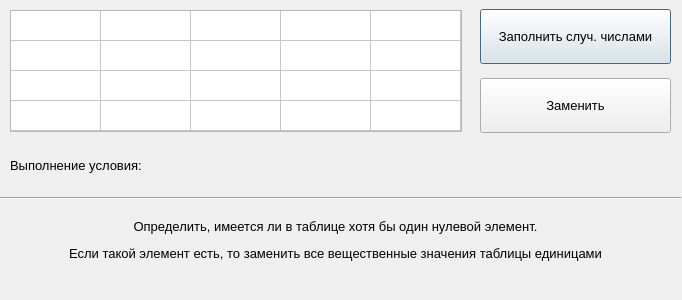
<?xml version="1.0" encoding="UTF-8"?>
<ui version="4.0">
 <class>Dialog</class>
 <widget class="QDialog" name="Dialog">
  <property name="geometry">
   <rect>
    <x>0</x>
    <y>0</y>
    <width>682</width>
    <height>300</height>
   </rect>
  </property>
  <property name="minimumSize">
   <size>
    <width>682</width>
    <height>300</height>
   </size>
  </property>
  <property name="maximumSize">
   <size>
    <width>682</width>
    <height>300</height>
   </size>
  </property>
  <property name="windowTitle">
   <string>Dialog</string>
  </property>
  <widget class="QTableWidget" name="tableWidget">
   <property name="enabled">
    <bool>true</bool>
   </property>
   <property name="geometry">
    <rect>
     <x>10</x>
     <y>10</y>
     <width>452</width>
     <height>122</height>
    </rect>
   </property>
   <property name="minimumSize">
    <size>
     <width>441</width>
     <height>0</height>
    </size>
   </property>
   <property name="maximumSize">
    <size>
     <width>455</width>
     <height>220</height>
    </size>
   </property>
   <property name="font">
    <font>
     <pointsize>10</pointsize>
    </font>
   </property>
   <property name="rowCount">
    <number>4</number>
   </property>
   <attribute name="horizontalHeaderVisible">
    <bool>false</bool>
   </attribute>
   <attribute name="horizontalHeaderCascadingSectionResizes">
    <bool>false</bool>
   </attribute>
   <attribute name="horizontalHeaderMinimumSectionSize">
    <number>55</number>
   </attribute>
   <attribute name="horizontalHeaderDefaultSectionSize">
    <number>90</number>
   </attribute>
   <attribute name="verticalHeaderVisible">
    <bool>false</bool>
   </attribute>
   <attribute name="verticalHeaderHighlightSections">
    <bool>false</bool>
   </attribute>
   <row>
    <property name="text">
     <string/>
    </property>
   </row>
   <row>
    <property name="text">
     <string/>
    </property>
   </row>
   <row>
    <property name="text">
     <string/>
    </property>
   </row>
   <row>
    <property name="text">
     <string/>
    </property>
   </row>
   <column>
    <property name="text">
     <string>C1</string>
    </property>
   </column>
   <column>
    <property name="text">
     <string>C2</string>
    </property>
   </column>
   <column>
    <property name="text">
     <string>C3</string>
    </property>
   </column>
   <column>
    <property name="text">
     <string>C4</string>
    </property>
   </column>
   <column>
    <property name="text">
     <string>C5</string>
    </property>
   </column>
  </widget>
  <widget class="QPushButton" name="btn_random_number">
   <property name="geometry">
    <rect>
     <x>480</x>
     <y>9</y>
     <width>191</width>
     <height>55</height>
    </rect>
   </property>
   <property name="font">
    <font>
     <family>Segoe UI</family>
     <pointsize>10</pointsize>
    </font>
   </property>
   <property name="text">
    <string>Заполнить случ. числами</string>
   </property>
  </widget>
  <widget class="QPushButton" name="btn_solve">
   <property name="geometry">
    <rect>
     <x>480</x>
     <y>78</y>
     <width>191</width>
     <height>55</height>
    </rect>
   </property>
   <property name="font">
    <font>
     <family>Segoe UI</family>
     <pointsize>10</pointsize>
    </font>
   </property>
   <property name="text">
    <string>Заменить</string>
   </property>
  </widget>
  <widget class="QLabel" name="label_max">
   <property name="geometry">
    <rect>
     <x>10</x>
     <y>140</y>
     <width>491</width>
     <height>51</height>
    </rect>
   </property>
   <property name="font">
    <font>
     <family>Segoe UI</family>
     <pointsize>10</pointsize>
    </font>
   </property>
   <property name="text">
    <string>&lt;html&gt;&lt;head/&gt;&lt;body&gt;&lt;p&gt;Выполнение условия:&lt;/p&gt;&lt;/body&gt;&lt;/html&gt;</string>
   </property>
  </widget>
  <widget class="QLabel" name="label_task_1">
   <property name="geometry">
    <rect>
     <x>20</x>
     <y>210</y>
     <width>631</width>
     <height>61</height>
    </rect>
   </property>
   <property name="font">
    <font>
     <family>Segoe UI</family>
     <pointsize>10</pointsize>
    </font>
   </property>
   <property name="text">
    <string>&lt;html&gt;&lt;head/&gt;&lt;body&gt;&lt;p align=&quot;center&quot;&gt;Определить, имеется ли в таблице хотя бы один нулевой элемент.&lt;/p&gt;&lt;p align=&quot;center&quot;&gt; Если такой элемент есть, то заменить все вещественные значения таблицы единицами&lt;/p&gt;&lt;/body&gt;&lt;/html&gt;</string>
   </property>
  </widget>
  <widget class="QLabel" name="label_error">
   <property name="geometry">
    <rect>
     <x>350</x>
     <y>144</y>
     <width>321</width>
     <height>41</height>
    </rect>
   </property>
   <property name="font">
    <font>
     <family>Segoe UI</family>
     <pointsize>13</pointsize>
     <weight>50</weight>
     <bold>false</bold>
    </font>
   </property>
   <property name="styleSheet">
    <string notr="true">color: rgb(170, 0, 0);</string>
   </property>
   <property name="text">
    <string/>
   </property>
  </widget>
  <widget class="Line" name="line">
   <property name="geometry">
    <rect>
     <x>0</x>
     <y>190</y>
     <width>681</width>
     <height>16</height>
    </rect>
   </property>
   <property name="orientation">
    <enum>Qt::Horizontal</enum>
   </property>
  </widget>
 </widget>
 <resources/>
 <connections/>
</ui>
